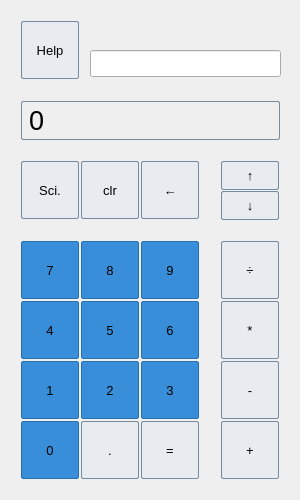
<?xml version="1.0" encoding="UTF-8"?>
<ui version="4.0">
 <class>MainWindow</class>
 <widget class="QMainWindow" name="MainWindow">
  <property name="geometry">
   <rect>
    <x>0</x>
    <y>0</y>
    <width>300</width>
    <height>500</height>
   </rect>
  </property>
  <property name="sizePolicy">
   <sizepolicy hsizetype="Fixed" vsizetype="Fixed">
    <horstretch>0</horstretch>
    <verstretch>0</verstretch>
   </sizepolicy>
  </property>
  <property name="minimumSize">
   <size>
    <width>300</width>
    <height>500</height>
   </size>
  </property>
  <property name="maximumSize">
   <size>
    <width>300</width>
    <height>500</height>
   </size>
  </property>
  <property name="windowTitle">
   <string>MainWindow</string>
  </property>
  <widget class="QWidget" name="centralWidget">
   <widget class="QLabel" name="label_screen">
    <property name="geometry">
     <rect>
      <x>20</x>
      <y>100</y>
      <width>261</width>
      <height>41</height>
     </rect>
    </property>
    <property name="font">
     <font>
      <family>Ubuntu</family>
      <pointsize>20</pointsize>
      <weight>3</weight>
      <italic>false</italic>
      <bold>false</bold>
     </font>
    </property>
    <property name="styleSheet">
     <string notr="true">QLabel {
	font: 25 20pt &quot;Ubuntu&quot;;
	qproperty-alignment: 'AlignVCenter | AlignRight';
	border-style: solid;
	border-width: 1px;
	border-radius: 2px;
	border-color: #758ca0;
	margin: 1px;
}</string>
    </property>
    <property name="text">
     <string>0</string>
    </property>
   </widget>
   <widget class="QPushButton" name="pushButton_sciMode">
    <property name="geometry">
     <rect>
      <x>20</x>
      <y>160</y>
      <width>60</width>
      <height>60</height>
     </rect>
    </property>
    <property name="sizeIncrement">
     <size>
      <width>0</width>
      <height>0</height>
     </size>
    </property>
    <property name="font">
     <font>
      <pointsize>10</pointsize>
     </font>
    </property>
    <property name="styleSheet">
     <string notr="true">QPushButton {
	background-color: #e8ebef;
    border-style: solid;
    border-width: 1px;
    border-radius: 2px;
    border-color: #758ca0;
	margin: 1px;
}
QPushButton:pressed {
    background-color: #388ed8;
}
QPushButton:hover{ 
	background-color: #b5bfcc;
	color: #374c5e;
}
</string>
    </property>
    <property name="text">
     <string>Sci.</string>
    </property>
   </widget>
   <widget class="QPushButton" name="pushButton_clear">
    <property name="geometry">
     <rect>
      <x>80</x>
      <y>160</y>
      <width>60</width>
      <height>60</height>
     </rect>
    </property>
    <property name="sizeIncrement">
     <size>
      <width>0</width>
      <height>0</height>
     </size>
    </property>
    <property name="font">
     <font>
      <pointsize>10</pointsize>
     </font>
    </property>
    <property name="styleSheet">
     <string notr="true">QPushButton {
	background-color: #e8ebef;
    border-style: solid;
    border-width: 1px;
    border-radius: 2px;
    border-color: #758ca0;
	margin: 1px;
}
QPushButton:pressed {
    background-color: #388ed8;
}
QPushButton:hover{ 
	background-color: #b5bfcc;
	color: #374c5e;
}
</string>
    </property>
    <property name="text">
     <string>clr</string>
    </property>
   </widget>
   <widget class="QPushButton" name="pushButton_back">
    <property name="geometry">
     <rect>
      <x>140</x>
      <y>160</y>
      <width>60</width>
      <height>60</height>
     </rect>
    </property>
    <property name="sizeIncrement">
     <size>
      <width>0</width>
      <height>0</height>
     </size>
    </property>
    <property name="font">
     <font>
      <pointsize>10</pointsize>
     </font>
    </property>
    <property name="styleSheet">
     <string notr="true">QPushButton {
	background-color: #e8ebef;
    border-style: solid;
    border-width: 1px;
    border-radius: 2px;
    border-color: #758ca0;
	margin: 1px;
}
QPushButton:pressed {
    background-color: #388ed8;
}
QPushButton:hover{ 
	background-color: #b5bfcc;
	color: #374c5e;
}
</string>
    </property>
    <property name="text">
     <string>←</string>
    </property>
   </widget>
   <widget class="QPushButton" name="pushButton_up">
    <property name="geometry">
     <rect>
      <x>220</x>
      <y>160</y>
      <width>60</width>
      <height>31</height>
     </rect>
    </property>
    <property name="sizeIncrement">
     <size>
      <width>0</width>
      <height>0</height>
     </size>
    </property>
    <property name="font">
     <font>
      <pointsize>10</pointsize>
     </font>
    </property>
    <property name="styleSheet">
     <string notr="true">QPushButton {
	background-color: #e8ebef;
    border-style: solid;
    border-width: 1px;
    border-radius: 2px;
    border-color: #758ca0;
	margin: 1px;
}
QPushButton:pressed {
    background-color: #388ed8;
}
QPushButton:hover{ 
	background-color: #b5bfcc;
	color: #374c5e;
}
</string>
    </property>
    <property name="text">
     <string>↑</string>
    </property>
   </widget>
   <widget class="QPushButton" name="pushButton_9nine">
    <property name="geometry">
     <rect>
      <x>140</x>
      <y>240</y>
      <width>60</width>
      <height>60</height>
     </rect>
    </property>
    <property name="sizeIncrement">
     <size>
      <width>0</width>
      <height>0</height>
     </size>
    </property>
    <property name="font">
     <font>
      <pointsize>10</pointsize>
     </font>
    </property>
    <property name="styleSheet">
     <string notr="true">QPushButton {
	background-color: #388ed8;
    border-style: solid;
    border-width: 1px;
    border-radius: 2px;
    border-color: #276fad;
	margin: 1px;
}
QPushButton:pressed {
    background-color: #388ed8;
}
QPushButton:hover{ 
	background-color: #2574ba;
	color: #afd9ff;
}
</string>
    </property>
    <property name="text">
     <string>9</string>
    </property>
   </widget>
   <widget class="QPushButton" name="pushButton_divide">
    <property name="geometry">
     <rect>
      <x>220</x>
      <y>240</y>
      <width>60</width>
      <height>60</height>
     </rect>
    </property>
    <property name="sizeIncrement">
     <size>
      <width>0</width>
      <height>0</height>
     </size>
    </property>
    <property name="font">
     <font>
      <pointsize>10</pointsize>
     </font>
    </property>
    <property name="styleSheet">
     <string notr="true">QPushButton {
	background-color: #e8ebef;
    border-style: solid;
    border-width: 1px;
    border-radius: 2px;
    border-color: #758ca0;
	margin: 1px;
}
QPushButton:pressed {
    background-color: #388ed8;
}
QPushButton:hover{ 
	background-color: #b5bfcc;
	color: #374c5e;
}
</string>
    </property>
    <property name="text">
     <string>÷</string>
    </property>
   </widget>
   <widget class="QPushButton" name="pushButton_7seven">
    <property name="geometry">
     <rect>
      <x>20</x>
      <y>240</y>
      <width>60</width>
      <height>60</height>
     </rect>
    </property>
    <property name="sizeIncrement">
     <size>
      <width>0</width>
      <height>0</height>
     </size>
    </property>
    <property name="font">
     <font>
      <pointsize>10</pointsize>
     </font>
    </property>
    <property name="styleSheet">
     <string notr="true">QPushButton {
	background-color: #388ed8;
    border-style: solid;
    border-width: 1px;
    border-radius: 2px;
    border-color: #276fad;
	margin: 1px;
}
QPushButton:pressed {
    background-color: #388ed8;
}
QPushButton:hover{ 
	background-color: #2574ba;
	color: #afd9ff;
}
</string>
    </property>
    <property name="text">
     <string>7</string>
    </property>
   </widget>
   <widget class="QPushButton" name="pushButton_8eight">
    <property name="geometry">
     <rect>
      <x>80</x>
      <y>240</y>
      <width>60</width>
      <height>60</height>
     </rect>
    </property>
    <property name="sizeIncrement">
     <size>
      <width>0</width>
      <height>0</height>
     </size>
    </property>
    <property name="font">
     <font>
      <pointsize>10</pointsize>
     </font>
    </property>
    <property name="styleSheet">
     <string notr="true">QPushButton {
	background-color: #388ed8;
    border-style: solid;
    border-width: 1px;
    border-radius: 2px;
    border-color: #276fad;
	margin: 1px;
}
QPushButton:pressed {
    background-color: #388ed8;
}
QPushButton:hover{ 
	background-color: #2574ba;
	color: #afd9ff;
}
</string>
    </property>
    <property name="text">
     <string>8</string>
    </property>
   </widget>
   <widget class="QPushButton" name="pushButton_6six">
    <property name="geometry">
     <rect>
      <x>140</x>
      <y>300</y>
      <width>60</width>
      <height>60</height>
     </rect>
    </property>
    <property name="sizeIncrement">
     <size>
      <width>0</width>
      <height>0</height>
     </size>
    </property>
    <property name="font">
     <font>
      <pointsize>10</pointsize>
     </font>
    </property>
    <property name="styleSheet">
     <string notr="true">QPushButton {
	background-color: #388ed8;
    border-style: solid;
    border-width: 1px;
    border-radius: 2px;
    border-color: #276fad;
	margin: 1px;
}
QPushButton:pressed {
    background-color: #388ed8;
}
QPushButton:hover{ 
	background-color: #2574ba;
	color: #afd9ff;
}
</string>
    </property>
    <property name="text">
     <string>6</string>
    </property>
   </widget>
   <widget class="QPushButton" name="pushButton_multiply">
    <property name="geometry">
     <rect>
      <x>220</x>
      <y>300</y>
      <width>60</width>
      <height>60</height>
     </rect>
    </property>
    <property name="sizeIncrement">
     <size>
      <width>0</width>
      <height>0</height>
     </size>
    </property>
    <property name="font">
     <font>
      <pointsize>10</pointsize>
     </font>
    </property>
    <property name="styleSheet">
     <string notr="true">QPushButton {
	background-color: #e8ebef;
    border-style: solid;
    border-width: 1px;
    border-radius: 2px;
    border-color: #758ca0;
	margin: 1px;
}
QPushButton:pressed {
    background-color: #388ed8;
}
QPushButton:hover{ 
	background-color: #b5bfcc;
	color: #374c5e;
}
</string>
    </property>
    <property name="text">
     <string>*</string>
    </property>
   </widget>
   <widget class="QPushButton" name="pushButton_4four">
    <property name="geometry">
     <rect>
      <x>20</x>
      <y>300</y>
      <width>60</width>
      <height>60</height>
     </rect>
    </property>
    <property name="sizeIncrement">
     <size>
      <width>0</width>
      <height>0</height>
     </size>
    </property>
    <property name="font">
     <font>
      <pointsize>10</pointsize>
     </font>
    </property>
    <property name="styleSheet">
     <string notr="true">QPushButton {
	background-color: #388ed8;
    border-style: solid;
    border-width: 1px;
    border-radius: 2px;
    border-color: #276fad;
	margin: 1px;
}
QPushButton:pressed {
    background-color: #388ed8;
}
QPushButton:hover{ 
	background-color: #2574ba;
	color: #afd9ff;
}
</string>
    </property>
    <property name="text">
     <string>4</string>
    </property>
   </widget>
   <widget class="QPushButton" name="pushButton_5five">
    <property name="geometry">
     <rect>
      <x>80</x>
      <y>300</y>
      <width>60</width>
      <height>60</height>
     </rect>
    </property>
    <property name="sizeIncrement">
     <size>
      <width>0</width>
      <height>0</height>
     </size>
    </property>
    <property name="font">
     <font>
      <pointsize>10</pointsize>
     </font>
    </property>
    <property name="styleSheet">
     <string notr="true">QPushButton {
	background-color: #388ed8;
    border-style: solid;
    border-width: 1px;
    border-radius: 2px;
    border-color: #276fad;
	margin: 1px;
}
QPushButton:pressed {
    background-color: #388ed8;
}
QPushButton:hover{ 
	background-color: #2574ba;
	color: #afd9ff;
}
</string>
    </property>
    <property name="text">
     <string>5</string>
    </property>
   </widget>
   <widget class="QPushButton" name="pushButton_3three">
    <property name="geometry">
     <rect>
      <x>140</x>
      <y>360</y>
      <width>60</width>
      <height>60</height>
     </rect>
    </property>
    <property name="sizeIncrement">
     <size>
      <width>0</width>
      <height>0</height>
     </size>
    </property>
    <property name="font">
     <font>
      <pointsize>10</pointsize>
     </font>
    </property>
    <property name="styleSheet">
     <string notr="true">QPushButton {
	background-color: #388ed8;
    border-style: solid;
    border-width: 1px;
    border-radius: 2px;
    border-color: #276fad;
	margin: 1px;
}
QPushButton:pressed {
    background-color: #388ed8;
}
QPushButton:hover{ 
	background-color: #2574ba;
	color: #afd9ff;
}
</string>
    </property>
    <property name="text">
     <string>3</string>
    </property>
   </widget>
   <widget class="QPushButton" name="pushButton_subtract">
    <property name="geometry">
     <rect>
      <x>220</x>
      <y>360</y>
      <width>60</width>
      <height>60</height>
     </rect>
    </property>
    <property name="sizeIncrement">
     <size>
      <width>0</width>
      <height>0</height>
     </size>
    </property>
    <property name="font">
     <font>
      <pointsize>10</pointsize>
     </font>
    </property>
    <property name="styleSheet">
     <string notr="true">QPushButton {
	background-color: #e8ebef;
    border-style: solid;
    border-width: 1px;
    border-radius: 2px;
    border-color: #758ca0;
	margin: 1px;
}
QPushButton:pressed {
    background-color: #388ed8;
}
QPushButton:hover{ 
	background-color: #b5bfcc;
	color: #374c5e;
}
</string>
    </property>
    <property name="text">
     <string>-</string>
    </property>
   </widget>
   <widget class="QPushButton" name="pushButton_1one">
    <property name="geometry">
     <rect>
      <x>20</x>
      <y>360</y>
      <width>60</width>
      <height>60</height>
     </rect>
    </property>
    <property name="sizeIncrement">
     <size>
      <width>0</width>
      <height>0</height>
     </size>
    </property>
    <property name="font">
     <font>
      <pointsize>10</pointsize>
     </font>
    </property>
    <property name="styleSheet">
     <string notr="true">QPushButton {
	background-color: #388ed8;
    border-style: solid;
    border-width: 1px;
    border-radius: 2px;
    border-color: #276fad;
	margin: 1px;
}
QPushButton:pressed {
    background-color: #388ed8;
}
QPushButton:hover{ 
	background-color: #2574ba;
	color: #afd9ff;
}
</string>
    </property>
    <property name="text">
     <string>1</string>
    </property>
   </widget>
   <widget class="QPushButton" name="pushButton_2two">
    <property name="geometry">
     <rect>
      <x>80</x>
      <y>360</y>
      <width>60</width>
      <height>60</height>
     </rect>
    </property>
    <property name="sizeIncrement">
     <size>
      <width>0</width>
      <height>0</height>
     </size>
    </property>
    <property name="font">
     <font>
      <pointsize>10</pointsize>
     </font>
    </property>
    <property name="styleSheet">
     <string notr="true">QPushButton {
	background-color: #388ed8;
    border-style: solid;
    border-width: 1px;
    border-radius: 2px;
    border-color: #276fad;
	margin: 1px;
}
QPushButton:pressed {
    background-color: #388ed8;
}
QPushButton:hover{ 
	background-color: #2574ba;
	color: #afd9ff;
}
</string>
    </property>
    <property name="text">
     <string>2</string>
    </property>
   </widget>
   <widget class="QPushButton" name="pushButton_add">
    <property name="geometry">
     <rect>
      <x>220</x>
      <y>420</y>
      <width>60</width>
      <height>60</height>
     </rect>
    </property>
    <property name="sizeIncrement">
     <size>
      <width>0</width>
      <height>0</height>
     </size>
    </property>
    <property name="font">
     <font>
      <pointsize>10</pointsize>
     </font>
    </property>
    <property name="styleSheet">
     <string notr="true">QPushButton {
	background-color: #e8ebef;
    border-style: solid;
    border-width: 1px;
    border-radius: 2px;
    border-color: #758ca0;
	margin: 1px;
}
QPushButton:pressed {
    background-color: #388ed8;
}
QPushButton:hover{ 
	background-color: #b5bfcc;
	color: #374c5e;
}
</string>
    </property>
    <property name="text">
     <string>+</string>
    </property>
   </widget>
   <widget class="QPushButton" name="pushButton_equals">
    <property name="geometry">
     <rect>
      <x>140</x>
      <y>420</y>
      <width>60</width>
      <height>60</height>
     </rect>
    </property>
    <property name="sizeIncrement">
     <size>
      <width>0</width>
      <height>0</height>
     </size>
    </property>
    <property name="font">
     <font>
      <pointsize>10</pointsize>
     </font>
    </property>
    <property name="styleSheet">
     <string notr="true">QPushButton {
	background-color: #e8ebef;
    border-style: solid;
    border-width: 1px;
    border-radius: 2px;
    border-color: #758ca0;
	margin: 1px;
}
QPushButton:pressed {
    background-color: #388ed8;
}
QPushButton:hover{ 
	background-color: #b5bfcc;
	color: #374c5e;
}
</string>
    </property>
    <property name="text">
     <string>=</string>
    </property>
   </widget>
   <widget class="QPushButton" name="pushButton_0zero">
    <property name="geometry">
     <rect>
      <x>20</x>
      <y>420</y>
      <width>60</width>
      <height>60</height>
     </rect>
    </property>
    <property name="sizeIncrement">
     <size>
      <width>0</width>
      <height>0</height>
     </size>
    </property>
    <property name="font">
     <font>
      <pointsize>10</pointsize>
     </font>
    </property>
    <property name="styleSheet">
     <string notr="true">QPushButton {
	background-color: #388ed8;
    border-style: solid;
    border-width: 1px;
    border-radius: 2px;
    border-color: #276fad;
	margin: 1px;
}
QPushButton:pressed {
    background-color: #388ed8;
}
QPushButton:hover{ 
	background-color: #2574ba;
	color: #afd9ff;
}
</string>
    </property>
    <property name="text">
     <string>0</string>
    </property>
   </widget>
   <widget class="QPushButton" name="pushButton_decimal">
    <property name="geometry">
     <rect>
      <x>80</x>
      <y>420</y>
      <width>60</width>
      <height>60</height>
     </rect>
    </property>
    <property name="sizeIncrement">
     <size>
      <width>0</width>
      <height>0</height>
     </size>
    </property>
    <property name="font">
     <font>
      <pointsize>10</pointsize>
     </font>
    </property>
    <property name="styleSheet">
     <string notr="true">QPushButton {
	background-color: #e8ebef;
    border-style: solid;
    border-width: 1px;
    border-radius: 2px;
    border-color: #758ca0;
	margin: 1px;
}
QPushButton:pressed {
    background-color: #388ed8;
}
QPushButton:hover{ 
	background-color: #b5bfcc;
	color: #374c5e;
}
</string>
    </property>
    <property name="text">
     <string>.</string>
    </property>
   </widget>
   <widget class="QPushButton" name="pushButton_down">
    <property name="geometry">
     <rect>
      <x>220</x>
      <y>190</y>
      <width>60</width>
      <height>31</height>
     </rect>
    </property>
    <property name="sizeIncrement">
     <size>
      <width>0</width>
      <height>0</height>
     </size>
    </property>
    <property name="font">
     <font>
      <pointsize>10</pointsize>
     </font>
    </property>
    <property name="styleSheet">
     <string notr="true">QPushButton {
	background-color: #e8ebef;
    border-style: solid;
    border-width: 1px;
    border-radius: 2px;
    border-color: #758ca0;
	margin: 1px;
}
QPushButton:pressed {
    background-color: #388ed8;
}
QPushButton:hover{ 
	background-color: #b5bfcc;
	color: #374c5e;
}
</string>
    </property>
    <property name="text">
     <string>↓</string>
    </property>
   </widget>
   <widget class="QPushButton" name="pushButton_help">
    <property name="geometry">
     <rect>
      <x>20</x>
      <y>20</y>
      <width>60</width>
      <height>60</height>
     </rect>
    </property>
    <property name="sizePolicy">
     <sizepolicy hsizetype="Fixed" vsizetype="Fixed">
      <horstretch>0</horstretch>
      <verstretch>0</verstretch>
     </sizepolicy>
    </property>
    <property name="sizeIncrement">
     <size>
      <width>0</width>
      <height>0</height>
     </size>
    </property>
    <property name="font">
     <font>
      <pointsize>10</pointsize>
     </font>
    </property>
    <property name="styleSheet">
     <string notr="true">QPushButton {
	background-color: #e8ebef;
    border-style: solid;
    border-width: 1px;
    border-radius: 2px;
    border-color: #758ca0;
	margin: 1px;
}
QPushButton:pressed {
    background-color: #388ed8;
}
QPushButton:hover{ 
	background-color: #b5bfcc;
	color: #374c5e;
}
</string>
    </property>
    <property name="text">
     <string>Help</string>
    </property>
   </widget>
   <widget class="QLineEdit" name="lineEdit">
    <property name="geometry">
     <rect>
      <x>90</x>
      <y>50</y>
      <width>191</width>
      <height>27</height>
     </rect>
    </property>
    <property name="alignment">
     <set>Qt::AlignRight|Qt::AlignTrailing|Qt::AlignVCenter</set>
    </property>
   </widget>
  </widget>
 </widget>
 <layoutdefault spacing="6" margin="11"/>
 <resources/>
 <connections/>
</ui>
